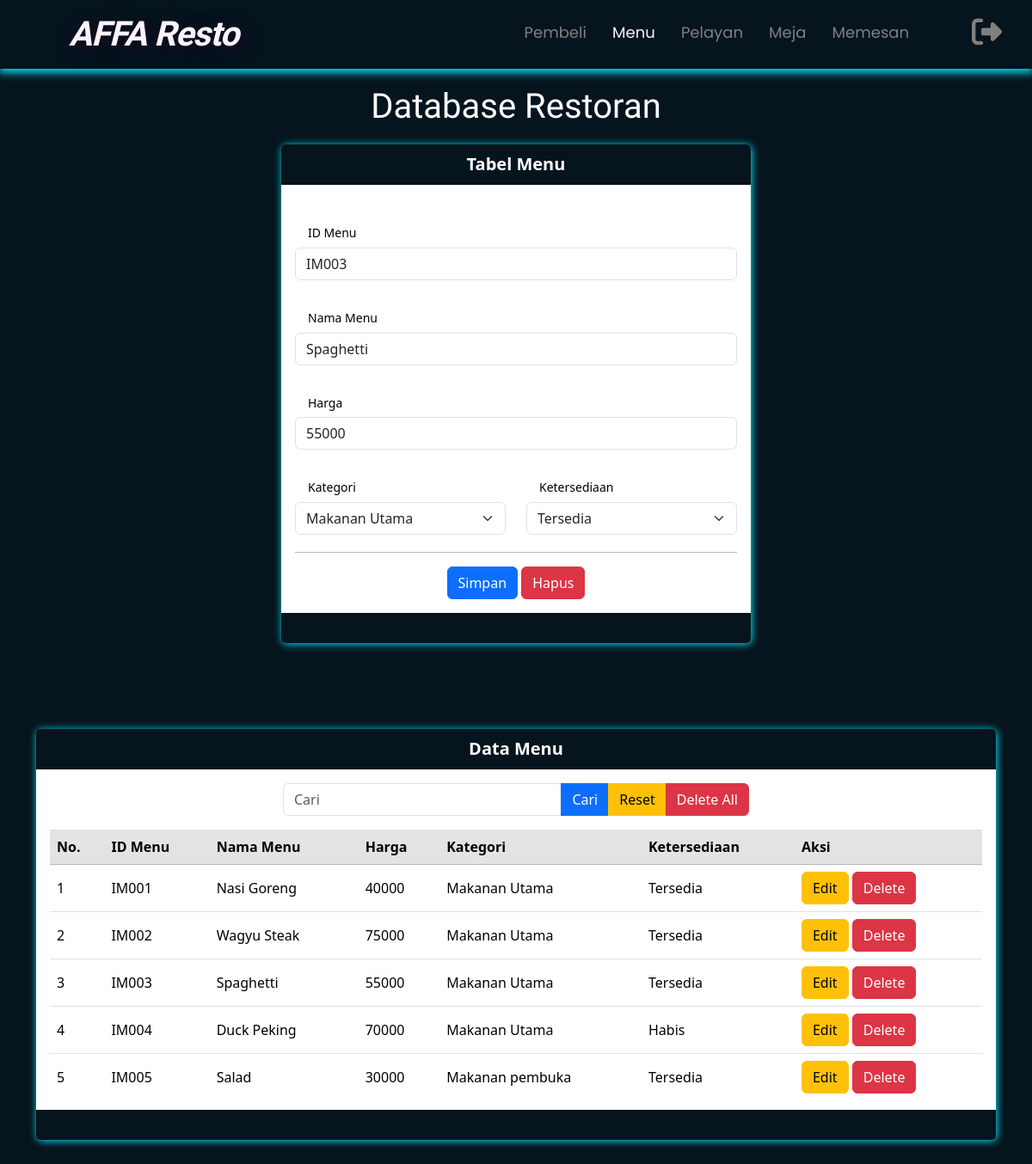
The page /menu.php?hal=edit&id=IM003 on the database its author committed.
### tables this page shows
CREATE TABLE `menu` (
  `id_menu` varchar(6) NOT NULL,
  `nama_menu` varchar(20) NOT NULL,
  `harga` int(10) NOT NULL,
  `kategori` varchar(15) NOT NULL,
  `ketersediaan` varchar(10) NOT NULL
);

### menu.php (the view, shortened to what this page needs)
<?php
$server = "localhost";
$user = "root";
$password = "";
$database = "tubesBD_Restoran";
$koneksi = mysqli_connect($server, $user, $password, $database) or die(mysqli_error($koneksi));
$vid_menu = "";
$vnama_menu = "";
$vharga = "";
$vkategori = "";
$vketersediaan = "";
if (isset($_GET['hal'])) {
    if ($_GET['hal'] == "edit") {
        $tampil = mysqli_query($koneksi, "SELECT * FROM menu WHERE id_menu = '$_GET[id]' ");
        $data = mysqli_fetch_array($tampil);
        if ($data) {
            $vid_menu = $data['id_menu'];
            $vnama_menu = $data['nama_menu'];
            $vharga = $data['harga'];
            $vkategori = $data['kategori'];
            $vketersediaan = $data['ketersediaan'];
        }
    } else if ($_GET['hal'] == "delete") {
        $hapus = mysqli_query($koneksi, "DELETE FROM menu WHERE id_menu = '$_GET[id]' ");
        if ($hapus) {
            $delete_sukses = true;
        } else {
            $delete_gagal = true;
        }
    }
}
?>
<!doctype html>
<html lang="en">
<head>
    <link href="https://cdn.jsdelivr.net/npm/bootstrap@5.3.2/dist/css/bootstrap.min.css" rel="stylesheet">
    <link rel="stylesheet" href="https://cdnjs.cloudflare.com/ajax/libs/font-awesome/6.4.2/css/all.min.css" />
</head>
<body>
    <nav>
        <a href="menu.php"><label class="logo" style="font-family: Agbalumo;">AFFA Resto</label></a>
        <ul class="nav-links">
            <li><a href="pembeli.php" class="link-nav">Pembeli</a></li>
            <li><a href="menu.php" class="link-nav active">Menu</a></li>
            <li><a href="pelayan.php" class="link-nav">Pelayan</a></li>
            <li><a href="meja.php" class="link-nav">Meja</a></li>
            <li><a href="memesan.php" class="link-nav">Memesan</a></li>
        </ul>
        <a href="Halamanlogin/login.php" onclick="return confirm('Apakah anda yakin ingin logout')"><i class="fa-solid fa-right-from-bracket"></i></a>
    </nav>
    <div class="container">
        <h1 class="text-center">Database Restoran</h1>
        <div class="row">
            <div class="col-md-6 mx-auto">
                <div class="card">
                    <div class="card-header text-center">
                        Tabel Menu
                    </div>
                    <div class="card-body">
                        <form method="post">
                            <div class="mb-1">
                                <label class="form-label">ID Menu</label>
                                <h5>ID Menu</h5>
                                <input type="text" name="tid_menu" value="<?= $vid_menu ?>" class="form-control" placeholder="Masukkan ID Menu">
                            </div>
                            <div class="mb-1">
                                <label class="form-label">Nama Menu</label>
                                <h5>Nama Menu</h5>
                                <input type="text" name="tnama_menu" value="<?= $vnama_menu ?>" class="form-control" placeholder="Masukkan Nama Menu">
                            </div>
                            <div class="mb-1">
                                <label class="form-label">Harga</label>
                                <h5>Harga</h5>
                                <input type="number" name="tharga" value="<?= $vharga ?>" class="form-control" placeholder="Masukkan Harga">
                            </div>
                            <div class="row">
                                <div class="col">
                                    <div class="mb-1">
                                        <label class="form-label">Kategori</label>
                                        <h5>Kategori</h5>
                                        <select class="form-select" name="tkategori">
                                            <option value="<?= $vkategori ?>"><?= $vkategori ?></option>
                                        </select>
                                    </div>
                                </div>
                                <div class="col">
                                    <div class="mb-1">
                                        <label class="form-label">Ketersediaan</label>
                                        <h5>Ketersediaan</h5>
                                        <select class="form-select" name="tketersediaan">
                                            <option value="<?= $vketersediaan ?>"><?= $vketersediaan ?></option>
                                        </select>
                                    </div>
                                </div>
                            </div>
                            <div class="text-center">
                                <hr>
                                <button class="btn btn-primary" name="bsimpan" type="submit">Simpan</button>
                                <button class="btn btn-danger" name="bhapus" type="reset">Hapus</button>
                            </div>
                        </form>
                    </div>
                    <div class="card-footer">
                    </div>
                </div>
            </div>
        </div>
        <div class="card">
            <div class="card-header text-center">
                Data Menu
            </div>
            <div class="card-body">
                <div class="col-md-6 mx-auto">
                    <form method="post">
                        <div class="input-group mb-3">
                            <input type="text" name="tcari" value="<?= isset($_POST['tcari']) ? $_POST['tcari'] : ''; ?>" class="form-control" placeholder="Cari">
                            <button class="btn btn-primary" name="bcari" type="submit">Cari</button>
                            <button class="btn btn-warning" name="breset" type="submit">Reset</button>
                            <button class="btn btn-danger" name="bdeleteall" type="submit">Delete All</button>
                        </div>
                    </form>
                </div>
                <div class="table-content">
                    <table class="table table-hover">
                        <tr class="table-secondary">
                            <th>No.</th>
                            <th>ID Menu</th>
                            <th>Nama Menu</th>
                            <th>Harga</th>
                            <th>Kategori</th>
                            <th>Ketersediaan</th>
                            <th>Aksi</th>
                        </tr>
                        <?php
                        $no = 1;
                        if (isset($_POST['bcari'])) {
                            $keyword = $_POST['tcari'];
                            $q = "SELECT * FROM menu WHERE id_menu like '%$keyword%' or nama_menu like '%$keyword%' or harga like '%$keyword%'
                        or kategori like '%$keyword%' or ketersediaan like '%$keyword%' order by id_menu asc";
                        } else {
                            $q = "SELECT * FROM menu order by id_menu asc";
                        }
                        $tampil = mysqli_query($koneksi, $q);
                        while ($data = mysqli_fetch_array($tampil)) :
                        ?>
                            <tr>
                                <td><?= $no++ ?></td>
                                <td><?= $data['id_menu'] ?></td>
                                <td><?= $data['nama_menu'] ?></td>
                                <td><?= $data['harga'] ?></td>
                                <td><?= $data['kategori'] ?></td>
                                <td><?= $data['ketersediaan'] ?></td>
                                <td>
                                    <a href="menu.php?hal=edit&id=<?= $data['id_menu'] ?>" class="btn btn-warning">Edit</a>
                                    <a href="menu.php?hal=delete&id=<?= $data['id_menu'] ?>" class="btn btn-danger" onclick="return confirm('Apakah anda yakin akan hapus data ini')">Delete</a>
                                </td>
                            </tr>
                        <?php endwhile;
                        ?>
                    </table>
                </div>
            </div>
            <div class="card-footer">
            </div>
        </div>
    </div>
</body>
</html>

### menu.php (style rules this page uses)
*, html, body { padding: 0; margin: 0; box-sizing: border-box; scroll-behavior: smooth; }
body { background-color: var(--dark-blue); }
:root { --blue: #0ef; --white: #fcf2fa; --dark-blue: #06141e; --trans-blc: rgba(0, 0, 0, 0.9); --shadow-nav: 0 2px 10px 2px #0ef; --shadow: 1px 1px 10px 0 #0ef; }
nav { position: sticky; position: -webkit-sticky; top: 0; z-index: 1; margin: auto; background: var(--dark-blue); box-shadow: var(--shadow-nav); height: 80px; width: 100%; }
label.logo { color: var(--white); font-size: 40px; line-height: 80px; padding: 0 80px; letter-spacing: -1px; font-weight: 800; font-style: italic; transition: 0.2s ease; text-shadow: 3px 5px 20px #230622aa; cursor: pointer; }
nav ul { float: right; margin-right: 130px; }
nav ul li { display: inline-block; line-height: 75px; }
nav ul li .link-nav { align-items: center; color: grey; font-size: 18px; padding: 7px 13px; text-decoration: none; }
.link-nav ::before { content: ""; position: absolute; width: 0; height: 2px; background-color: skyblue; bottom: -2px; left: 0; transition: width 0.3s ease; }
.link-nav { color: White; }
h1.text-center { text-align: center; margin-top: 20px; color: white; font-family: Agbalumo; margin-bottom: 20px; }
.card-header { background-color: var(--dark-blue); font-weight: bold; font-size: 20px; }
.card-footer { background-color: var(--dark-blue); height: 35px; }
.card { box-shadow: var(--shadow); border: none; color: white; margin-bottom: 100px; }
hr { color: black; }
nav a { font-family: Poppins; position: relative; text-decoration: none; transition: 0.2s; }
nav a::before { content: ""; position: absolute; width: 0; height: 3px; background-color: var(--blue); bottom: -2px; left: 0; transition: width 0.3s ease; }
nav li a.active { color: var(--white); }
.table-content { height: 310px; overflow-x: auto; }
table { table-layout: auto; }
th { position: sticky; top: 0; }
td { vertical-align: middle; }
h5 { padding-left: 15px; color: black; font-size: 14px; font-weight: 400; }
.fa-right-from-bracket { position: fixed; top: 20px; right: 35px; color: grey; cursor: pointer; font-size: 35px; z-index: 999; transition: 0.5s; }

### rows shown on the page
menu: tid_menu "IM003", tnama_menu "Spaghetti", tharga "55000", tkategori "Makanan Utama", tketersediaan "Tersedia", id_menu "IM003", nama_menu "Spaghetti", harga "55000", kategori "Makanan Utama", ketersediaan "Tersedia"
menu: id_menu "IM001", nama_menu "Nasi Goreng", harga "40000", kategori "Makanan Utama", ketersediaan "Tersedia"
menu: id_menu "IM002", nama_menu "Wagyu Steak", harga "75000", kategori "Makanan Utama", ketersediaan "Tersedia"
menu: id_menu "IM004", nama_menu "Duck Peking", harga "70000", kategori "Makanan Utama", ketersediaan "Habis"
menu: id_menu "IM005", nama_menu "Salad", harga "30000", kategori "Makanan pembuka", ketersediaan "Tersedia"
